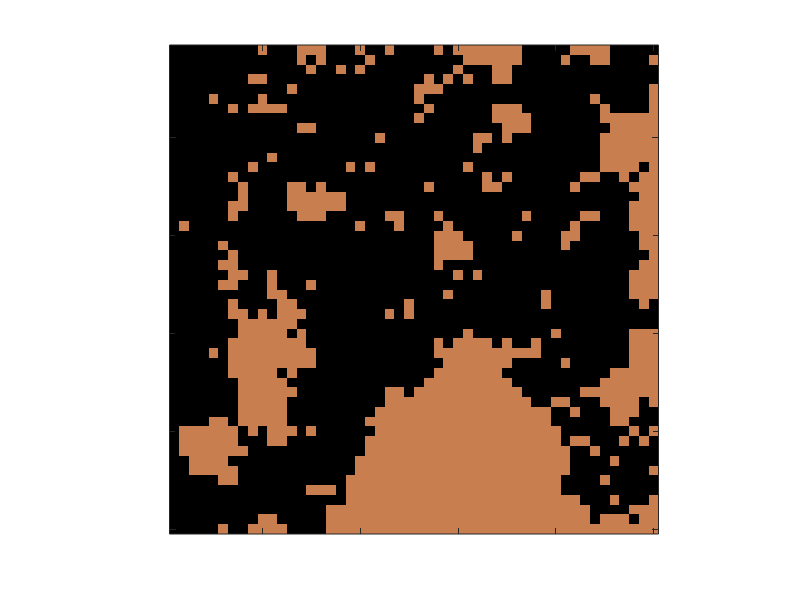

The MATLAB script that drew this image:
%% A cellular automaton SIR model to look at propagation of smouldering combustion in peat

% Model was published in Belcher et al (2010) 
% "Baseline intrinsic flammability of Earth’s ecosystems estimated from 
% paleoatmospheric oxygen over the past 350 million years", PNAS Vol. 107,
% No 52, p22448-22453

clear all

% Summary of the experimental data from different O2 atmospheres
% 20.9% O2
%    Spread rate from peat ~ 0.001 cm/s (0.08 cm/min),
%    Burn duration ~165 mins
% 19% O2
%    Spread rate from peat ~ 1 mm/min (0.1 cm/min)
%    Burn duration ~115 mins
% 18% O2
%    Spread rate from peat ~ 0.00078 cm/s (0.0465 cm/min)
%    Burn duration ~84 mins

%% Model parameters
% The width and length of the burn box (in pixels)
n=50; % width
m=50; % length

dt = 0.2; % Time step in mins
dx = 0.2; % Physical step size of 1 pixel in cm (burn box is 10x10cm)
% So the fastest velocity that can be simulated is 0.2/0.1 = 1 cm/min

filepref = 'fireox_results';  % Prefix for filename of results

% Divide simulations between multiple files to reduce file size and memory usage
nRep = 1;    % Number of replicates per file (if ==1 then data is not saved)
nRep2 = 1;   % Number of files

tMax = 2000;  % Maximum number of iterations in a simulation
displayOn = true; % If true display simulation in figure

% Simulate across a range of beta and mu
%beta_a = [0.005 0.05];  % Min, max of beta parameter
%mu_a = [0.01,0.2]; % Min, max of mu parameter

% Simulate a precise value of beta and mu
beta_a = 0.0207 * [1 1]; % Min, max of beta parameter
mu_a = 0.0485 * [1 1]; % Min, max of mu parameter

%% Define the nearest neighbours of each cell

ind = (1:n*m)';
col = floor((ind-1)/n);
row = 1 + mod(ind-1,n);
% % Moore Nearest neighbour indicies
% nn = [n*col+ 1+mod(row-2,n), n*col+1+mod(row,n), ...
%     1+mod(ind-n-1,n*m),1+mod(ind+n-1,n*m)];

% % Von Neumann Nearest neighbour indicies
% nn = [n*col+1+mod(row-2,n), n*col+1+mod(row,n), ...
%     1+mod(ind-n-1,n*m),1+mod(ind+n-1,n*m), ...
%     1+mod(n*col+1+mod(row-2,n)-n-1,n*m),1+mod(n*col+1+mod(row-2,n)+n-1,n*m),...
%     1+mod(n*col+1+mod(row,n)-n-1,n*m), 1+mod(n*col+1+mod(row,n)+n-1,n*m)];

% von Neumann with no circular boundaries
% Last index is a dummy holding index
nn = (n*m+1)*ones(n*m+1,8);

dum = (row~=1);
nn([dum; false],1) = n*col(dum)+row(dum)-1;
dum = (row~=n);
nn([dum; false],2) = n*col(dum)+row(dum)+1;
dum = (col~=0);
nn([dum; false],3) = n*col(dum)+row(dum)-n;
dum = (col~=(m-1));
nn([dum; false],4) = n*col(dum)+row(dum)+n;
dum = (row~=1 & col~=0);
nn([dum; false],5) = n*col(dum)+row(dum)-n-1;
dum = (row~=n & col~=0);
nn([dum; false],6) = n*col(dum)+row(dum)-n+1;
dum = (row~=1 & col~=(m-1));
nn([dum; false],7) = n*col(dum)+row(dum)+n-1;
dum = (row~=n & col~=(m-1));
nn([dum; false],8) = n*col(dum)+row(dum)+n+1;

%%

log_beta_a = log(beta_a);
log_mu_a = log(mu_a);

for r2=1:nRep2
    if nRep>1  %%
        fileNum = 1;
        filepref_a = [filepref '_n' num2str(n) '_m' num2str(m)];
        filenameOut = [filepref_a '_#' num2str(fileNum) '.mat'];
        while exist(filenameOut,'file'),
            fileNum = fileNum+1;
            filenameOut = [filepref_a '_#' num2str(fileNum) '.mat'];
        end
    end
    
    burnDuration = zeros(nRep,1);
    burnProp = zeros(nRep,1);
    igniteTime = zeros(nRep,n*m);
    rowVel = zeros(nRep,n);
    rowDist = zeros(nRep,n);
    
    betaVal = exp(min(log_beta_a) + range(log_beta_a)*rand(nRep,1));
    muVal = exp(min(log_mu_a) + range(log_mu_a)*rand(nRep,1));
    
    for r = 1:nRep
        beta = betaVal(r);
        mu = muVal(r);
        
        if displayOn
            disp(['Beta = ' num2str(beta) ' and mu = ' num2str(mu)])
        end
        
        x = zeros(n,m);
        x(:,1) = 1; % Start simulation with a burning row
        x = [reshape(x,n*m,1); -1];
        
        tBurn = nan(n*m+1,1);
        tBurn(x==1) = 0;  % The initial burning cells
        tExtinct = nan(n*m+1,1);
        
        if nRep<2 && displayOn  % Display a pretty picture of the simulation
            hf1 = figure(1);
            set(hf1,'color',[1 1 1])
            
            hf2 = imagesc(1:n,1:m,reshape(x(1:(end-1)),n,m));
            set(gca,'xTickLabel',[],'YTickLabel',[],'XGrid','off','YGrid','off')
            
            caxis([-1 1])
            map = [0 0 0; 0.7895    0.4934    0.3142; 1 1 0];
            colormap(map)
            axis square
            
            disp('Hit any key to continue')
            pause
        end
        
        t = 1;
        keepGoing = true;
        while keepGoing && t<tMax
            toburn = (x==0);
            I = toburn & sum(beta*(x(nn)==1)>rand(n*m+1,8),2);
            R = (x==1) & mu>rand(n*m+1,1);
            
            tBurn(I) = t;
            tExtinct(R) = t;
            x(I) = 1;
            x(R) = -1;
            
            if nRep<2 && displayOn % Update the pretty picture of the simulation
                set(hf2,'CData',reshape(x(1:(end-1)),n,m))
                drawnow
                pause(0.01)
           end
            
            keepGoing = nnz(x==0)>0 && nnz(x==1)>0;
            t = t+1;
        end
        
        % If some material burning, add on the time until it finishes
        % burning, drawn from an exponential distribution
        burning = (x==1);
        
        tExtinct(burning) = t-log(rand(nnz(burning),1))/mu;
        
        keep = (1:n*m);
        burnDuration(r) = max(tExtinct(keep));
        burnt = x(keep)~=0;
        burnProp(r) = nnz(burnt)/n/m;
        for i=1:n
            rowDist(i) = max(col(burnt & row==i));
            rowVel(r,i) = rowDist(i) / tBurn(i+n*rowDist(i));
        end
        ind = ~isnan(tBurn);
        igniteTime(r,ind) = tBurn(ind)';
        
        if mod(r,500)==0,
            save(filenameOut,'mu','beta','n','m','nRep','tMax','betaVal','muVal',...
                'burnDuration','burnProp','rowVel','igniteTime','dt','dx','col','row')
        end
    end
    
    % Set nan velocities equal to zero
    ind = isnan(rowVel);
    rowVel(ind) = 0;
    
    igniteTime = sparse(igniteTime);
    rowVel = sparse(rowVel);
    
    if nRep>1
        % Variables for a line burn model
        save(filenameOut,'mu','beta','n','m','nRep','tMax','betaVal','muVal',...
            'burnDuration','burnProp','rowVel','igniteTime','dt','dx','col','row')
    end
end
